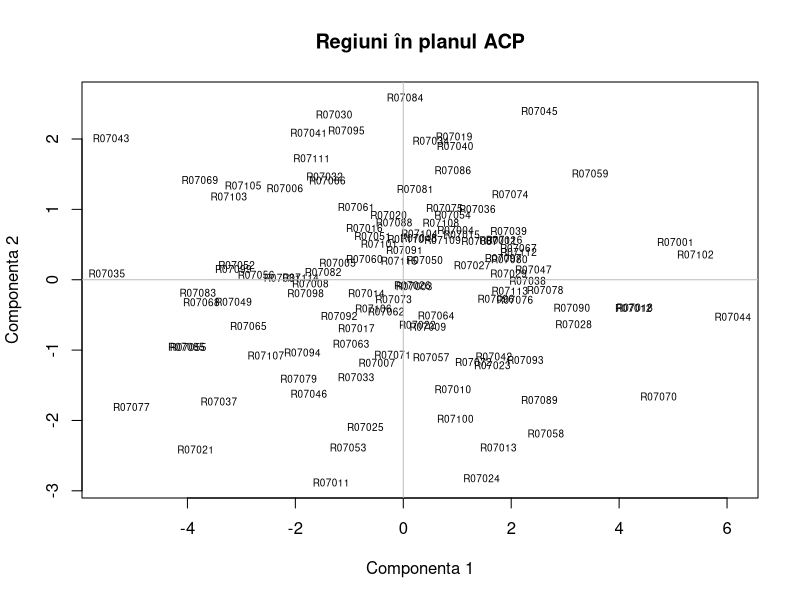

The R script that drew this image:
# Date de exercițiu; rulează tu, dacă dorești. Nu necesită pachete externe.
# Salvează CSV-ul și acest script în același folder; setează acel folder în R.
d <- read.csv("model-08.csv", row.names = 1, check.names = FALSE)
R <- cor(d)
e <- eigen(R, symmetric = TRUE)
V <- e$vectors
anchors <- c(4,3,1,7,6,5,8,4)
for (j in seq_len(ncol(V))) if (V[anchors[j], j] < 0) V[,j] <- -V[,j]
factor <- sweep(V, 2, sqrt(e$values), "*")
rownames(factor) <- colnames(d)
colnames(factor) <- paste0("Dim", seq_len(ncol(d)))
scoruri <- scale(d) %*% V
rownames(scoruri) <- rownames(d)
print(round(R, 3))
print(round(cbind(lambda=e$values, procent=100*e$values/ncol(d), cumulat=cumsum(100*e$values/ncol(d))), 3))
print(round(factor[,1:2], 3))
print(round(cbind(Dim1=factor[,1], Dim2=factor[,2], ctr1=100*V[,1]^2, ctr2=100*V[,2]^2), 3))
plot(scoruri[,1:2], type="n", xlab="Componenta 1", ylab="Componenta 2", main="Regiuni în planul ACP")
text(scoruri[,1:2], labels=rownames(d), cex=.6)
abline(h=0,v=0,col="grey")
# Scorurile folosesc standardizarea cu abaterea standard de eșantion.
# Față de alte funcții PCA, semnul axelor sau scara scorurilor pot diferi.
